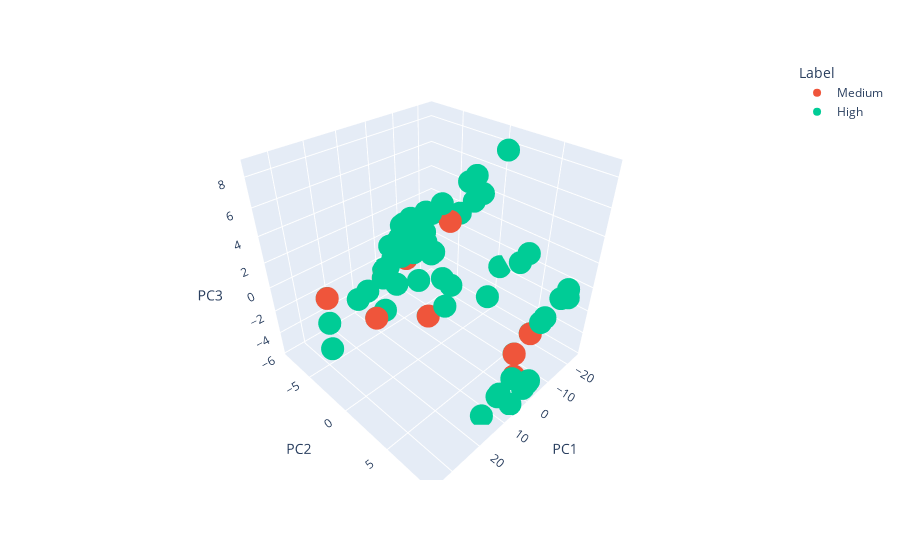

Write notebook code for a chart like this one.
### Markdown cell above
*Figure X. PCA results generated using all features and the subset of datapoints labeled Medium and High only. (Left) Barplot indicating the variance per Principal Component, with PC1 and PC2 haing a high cumulative variance of 81%. (Right) Poor separation of classes shown in the scatterplot generated using PC1 and PC2.*

### Code cell
plot_PCA_3D(pc_df, pca)

### Figure 1 — Plotly figure (JSON) as saved in the notebook; plotly's stock layout.template omitted (floating-point values rounded to 4 significant figures; data arrays with more than 128 entries replaced by an {"elided": "..."} marker saying what was removed)
{"data": [{"hovertemplate": "Label=Medium<br>PC1=%{x}<br>PC2=%{y}<br>PC3=%{z}<extra></extra>", "legendgroup": "Medium", "marker": {"color": "#EF553B", "symbol": "circle"}, "mode": "markers", "name": "Medium", "scene": "scene", "showlegend": true, "type": "scatter3d", "x": {"elided": "238 float values"}, "y": {"elided": "238 float values"}, "z": {"elided": "238 float values"}}, {"hovertemplate": "Label=High<br>PC1=%{x}<br>PC2=%{y}<br>PC3=%{z}<extra></extra>", "legendgroup": "High", "marker": {"color": "#00cc96", "symbol": "circle"}, "mode": "markers", "name": "High", "scene": "scene", "showlegend": true, "type": "scatter3d", "x": {"elided": "247 float values"}, "y": {"elided": "247 float values"}, "z": {"elided": "247 float values"}}], "layout": {"legend": {"title": {"text": "Label"}, "tracegroupgap": 0}, "margin": {"t": 60}, "scene": {"domain": {"x": [0, 1], "y": [0, 1]}, "xaxis": {"title": {"text": "PC1"}}, "yaxis": {"title": {"text": "PC2"}}, "zaxis": {"title": {"text": "PC3"}}}, "showlegend": true}}
